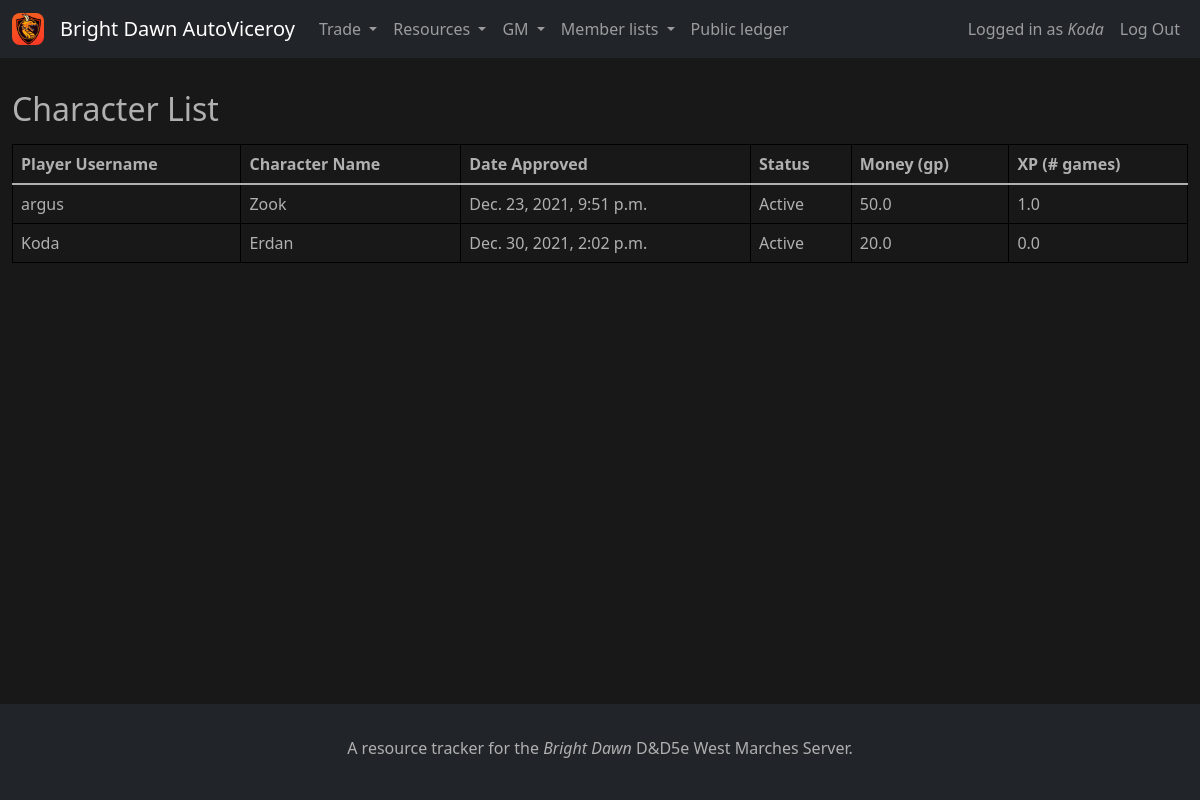
Before: /resource_tracker/character_list/ (signed in) with the older database file.
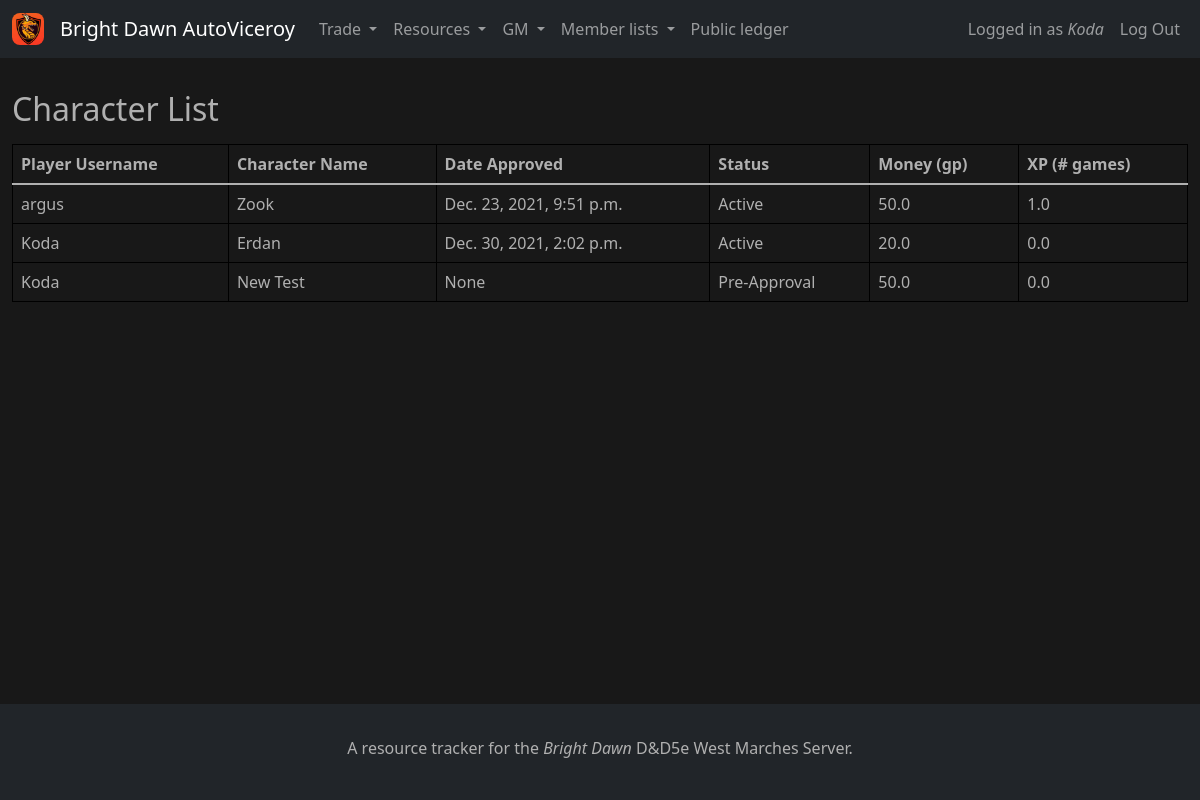
After: the same page with the newer database file.
### resource_tracker/models.py (models this page shows, shortened)
class Character(models.Model):
    created = models.DateTimeField(null=True, auto_now_add=True)
    approved = models.DateTimeField(null=True)
    player = models.ForeignKey(
        Player,
        on_delete=models.CASCADE
    )
    name = models.CharField(max_length=100)
    money = models.FloatField(default=0)
    xp = models.FloatField(default=0)
    status = models.CharField(
        max_length=2,
        choices=[
            ("PA", "Pre-Approval"),
            ("AC", "Active"),
            ("RD", "Retired or Dead"),
        ],
        default="PA"
    )

class Player(models.Model):
    created = models.DateTimeField(auto_now_add=True)
    user = models.ForeignKey(
        settings.AUTH_USER_MODEL,
        on_delete=models.CASCADE
    )
    discord = models.CharField(max_length=50)
    downtime = models.PositiveIntegerField(default=0)
    last_downtime_claim = models.DateTimeField()
    spellcaster_hours = models.FloatField(default=0)
    last_spellcaster_claim = models.DateTimeField()
    isViceroy = models.BooleanField(default=False)
    viceroy_tokens = models.PositiveIntegerField(default=0)
    isGM = models.BooleanField(default=False)
    gm_tokens = models.PositiveIntegerField(default=0)
    def __str__(self):
        return self.user.username

### resource_tracker/views.py (the view)
# urls.py: path('character_list/', views.character_list, name='character_list'),
def character_list(request):
    if not request.user.is_authenticated or not (Player.objects.get(user=request.user).isViceroy or Player.objects.get(user=request.user).isGM):
        raise PermissionDenied()
    context = alwaysContext(request)
    context["characters"] = Character.objects.all()
    return render(request, "character_list.html", context)

### brightdawn/views.py (called while the page is built)
def lastSundayMidnight():
    today = datetime.date.today()
    idx = (today.weekday() + 1) % 7
    last_sunday = today - datetime.timedelta(idx)
    last_sunday = datetime.datetime.combine(last_sunday, datetime.datetime.min.time())
    last_sunday = pytz.timezone("US/Eastern").localize(last_sunday)
    return last_sunday

def alwaysContext(request):
    user_player = Player.objects.get(user=request.user)
    if user_player.last_spellcaster_claim < lastSundayMidnight():
        user_player.spellcaster_hours = 24
        user_player.last_spellcaster_claim = datetime.datetime.now()
        user_player.save()
    return {
        "user_player" : user_player
    }

### resource_tracker/templates/character_list.html (shortened to what this page needs)
{% extends "base.html" %}
{% block page_title %}
Character List
{% endblock %}
{% block body %}
<div class="table-responsive">
    <table class="table">
        <thead>
            <tr>
                <th>Player Username</th>
                <th>Character Name</th>
                <th>Date Approved</th>
                <th>Status</th>
                <th>Money (gp)</th>
                <th>XP (# games)</th>
            </tr>
        </thead>
        <tbody>
            {% for chr in characters %}
            <tr>
                <td>{{chr.player}}</td>
                <td>{{chr.name}}</td>
                <td>{{chr.approved}}</td>
                <td>{{chr.get_status_display}}</td>
                <td>{{chr.money}}</td>
                <td>{{chr.xp}}</td>
            </tr>
            {% endfor %}
        </tbody>
    </table>
</div>
{% endblock %}

### templates/base.html (shortened to what this page needs)
{% load static %}
<html>
    <link rel="stylesheet" href="https://cdn.jsdelivr.net/npm/bootstrap@5.1.3/dist/css/bootstrap.min.css">
    <link rel="stylesheet" href="https://pro.fontawesome.com/releases/v5.10.0/css/all.css">
    <link rel="stylesheet" href="{% static 'main.css' %}">
<body>
    <nav class="navbar navbar-expand-lg navbar-dark bg-dark mb-3">
        <div class="container container-fluid">
            <a class="navbar-brand d-flex flex-row align-items-center" href="{% url 'home' %}">
                <img src="{% static 'img/logo.png' %}" style="width: 2rem; border-radius: 25%;">
                <span class="ms-3">Bright Dawn AutoViceroy</span>
            </a>
            <div class="collapse navbar-collapse" id="navbarNav">
                <ul class="navbar-nav d-flex" style="flex: 2 2 auto">
                    {% if user.is_authenticated %}
                    <li class="nav-item dropdown">
                        <a class="nav-link dropdown-toggle" href="#" id="navbarDropdownTrade" role="button" data-bs-toggle="dropdown" aria-expanded="false">
                            Trade
                        </a>
                    </li>
                    <li class="nav-item dropdown">
                        <a class="nav-link dropdown-toggle" href="#" id="navbarDropdownClaim" role="button" data-bs-toggle="dropdown" aria-expanded="false">
                            Resources
                        </a>
                    </li>
                    {% if user_player.isGM %}
                    <li class="nav-item dropdown">
                        <a class="nav-link dropdown-toggle" href="#" id="navbarDropdownGM" role="button" data-bs-toggle="dropdown" aria-expanded="false">
                            GM
                        </a>
                    </li>
                    {% endif %}
                    {% if user_player.isGM or user_player.isViceroy %}
                    <li class="nav-item dropdown">
                        <a class="nav-link dropdown-toggle" href="#" id="navbarDropdownLists" role="button" data-bs-toggle="dropdown" aria-expanded="false">
                            Member lists
                        </a>
                    </li>
                    {% endif %}
                    <li class="nav-item"><a class="nav-link" href="{% url 'resource_tracker:ledger' %}">Public ledger</a></li>
                    <div class="d-flex flex-sm-row flex-column" style="flex: 2 2 auto; justify-content: flex-end;">
                        <li class="nav-item"><a class="nav-link" href="{% url 'resource_tracker:my_account' %}">Logged in as <i>{{user.username}}</i></a></li>
                        <a class="nav-link" href="{% url 'authentication:logout' %}">Log Out</a>
                        {% else %}
                        <li class="nav-item"><a class="nav-link" href="{% url 'authentication:login' %}">Log In</a></li>
                        {% endif %}
                    </div>
                </ul>
            </div>
        </div>
    </nav>
    <div class="content">
        <div class="container">
            <h2 class="mt-3 mb-3">{% block page_title %}{% endblock %}</h2>
            {% block body %}
            {% endblock %}
        </div>
    </div>
    <div id="footer" class="bg-dark mt-5">
        <div class="container" style="text-align: center;">
            <div class="mb-2">A resource tracker for the <i>Bright Dawn</i> D&D5e West Marches Server.</div>
        </div>
    </div>
</body>
</html>

### static/main.css (style rules this page uses)
:root { --superdarkgray: #181818; --offwhite: #b0b0b0; }
table { color: var(--offwhite) !important; }
table th, table td { border: black 1px solid; border-collapse: collapse; padding: 0 10px; text-align: left; }
body { background-color: var(--superdarkgray); color: var(--offwhite); display: flex; flex-direction: column; height: 100%; }
.container { max-width: 80rem; }
.content { flex: 2 2 auto; }
#footer { padding: 2rem 0; }

Changed rows visible on the page:
added Character: player "Koda", name "New Test", approved "None", status "Pre-Approval", money "50.0", xp "0.0"
